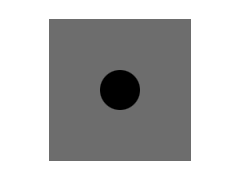
%> input picture achaPupila/pesquisa_olho.png, 240 x 180 px
$ octave achaPupila.m   (GNU Octave 9; MATLAB toolbox functions it lacks are replaced by stand-ins)
%> lines starting %> are read from the running program, lines starting %| are printed output that depends on the picture
close all
tic

referenciaPupila    = imread('pesquisa_olho.png');
%> referenciaPupila is the input picture: size 180x240x3 uint8; min 0, max 255, mean 183.7
frameBase           = imread('base_olho4.png');
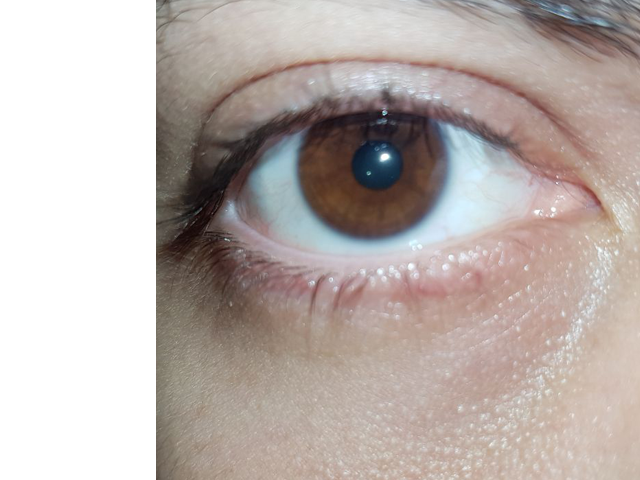
%> input picture achaPupila/base_olho4.png, 640 x 480 px
%> frameBase is the input picture: size 480x640x3 uint8; mean R, G, B 186.7, 176.4, 172.2
matrizNotas         = zeros(480,640);
threshold = int32(50);
nota = int32(0);
valorFrame = int32(0);

maiorNota = int32(0);
maiorX = 0;
maiorY = 0;

frameCinza = rgb2gray (frameBase);
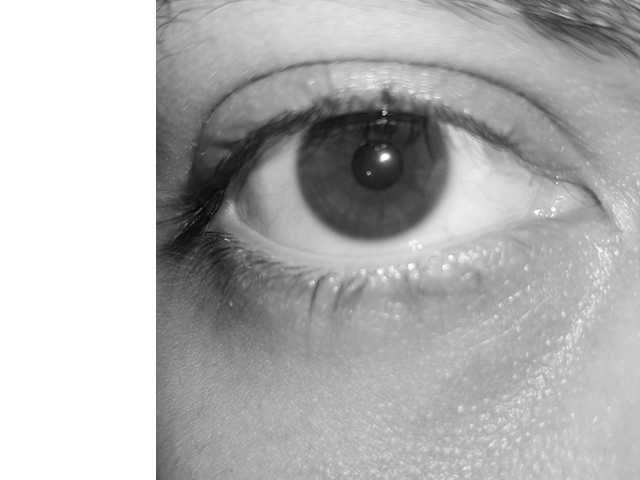
%> frameCinza: size 480x640 uint8; min 3, max 255, mean 179
referenciaCinza = rgb2gray (referenciaPupila);

altura  = size(frameCinza, 1);
%> altura = 480
largura = size(frameCinza, 2);
%> largura = 640

alturaReferencia    = size(referenciaCinza,1);
%> alturaReferencia = 180
larguraReferencia   = size(referenciaCinza,2);
%> larguraReferencia = 240

figure
subplot(1,2,1)
imshow(frameBase)

subplot(1,2,2)
imshow(frameCinza)

%> (the run ends here)
